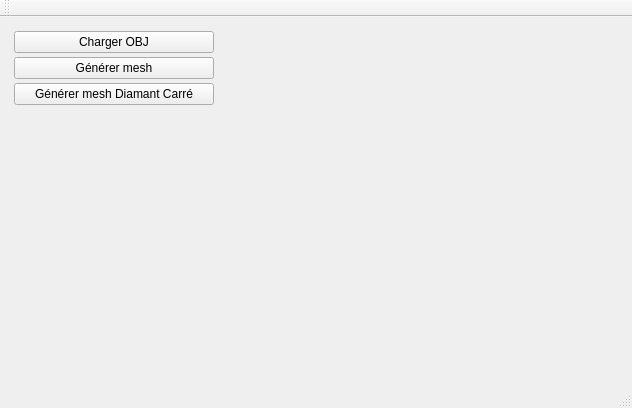
<?xml version="1.0" encoding="UTF-8"?>
<ui version="4.0">
 <class>MainWindow</class>
 <widget class="QMainWindow" name="MainWindow">
  <property name="geometry">
   <rect>
    <x>0</x>
    <y>0</y>
    <width>632</width>
    <height>408</height>
   </rect>
  </property>
  <property name="windowTitle">
   <string>MainWindow</string>
  </property>
  <widget class="QWidget" name="centralWidget">
   <layout class="QHBoxLayout" name="horizontalLayout">
    <item>
     <widget class="QWidget" name="widget_2" native="true">
      <property name="sizePolicy">
       <sizepolicy hsizetype="Maximum" vsizetype="Preferred">
        <horstretch>150</horstretch>
        <verstretch>0</verstretch>
       </sizepolicy>
      </property>
      <property name="minimumSize">
       <size>
        <width>150</width>
        <height>0</height>
       </size>
      </property>
      <layout class="QVBoxLayout" name="verticalLayout">
       <property name="spacing">
        <number>4</number>
       </property>
       <property name="leftMargin">
        <number>3</number>
       </property>
       <property name="topMargin">
        <number>3</number>
       </property>
       <property name="rightMargin">
        <number>3</number>
       </property>
       <property name="bottomMargin">
        <number>3</number>
       </property>
       <item>
        <widget class="QPushButton" name="pushButton_chargement">
         <property name="minimumSize">
          <size>
           <width>200</width>
           <height>0</height>
          </size>
         </property>
         <property name="text">
          <string>Charger OBJ</string>
         </property>
        </widget>
       </item>
       <item>
        <widget class="QPushButton" name="pushButton_generer">
         <property name="text">
          <string>Générer mesh</string>
         </property>
        </widget>
       </item>
       <item>
        <widget class="QPushButton" name="pushButton_DiamantCarre">
         <property name="text">
          <string>Générer mesh Diamant Carré</string>
         </property>
        </widget>
       </item>
       <item>
        <spacer name="verticalSpacer">
         <property name="orientation">
          <enum>Qt::Vertical</enum>
         </property>
         <property name="sizeHint" stdset="0">
          <size>
           <width>20</width>
           <height>40</height>
          </size>
         </property>
        </spacer>
       </item>
      </layout>
     </widget>
    </item>
    <item>
     <widget class="MeshViewerWidget" name="displayWidget" native="true"/>
    </item>
   </layout>
  </widget>
  <widget class="QMenuBar" name="menuBar">
   <property name="geometry">
    <rect>
     <x>0</x>
     <y>0</y>
     <width>632</width>
     <height>22</height>
    </rect>
   </property>
  </widget>
  <widget class="QToolBar" name="mainToolBar">
   <attribute name="toolBarArea">
    <enum>TopToolBarArea</enum>
   </attribute>
   <attribute name="toolBarBreak">
    <bool>false</bool>
   </attribute>
  </widget>
  <widget class="QStatusBar" name="statusBar"/>
 </widget>
 <layoutdefault spacing="6" margin="11"/>
 <customwidgets>
  <customwidget>
   <class>MeshViewerWidget</class>
   <extends>QWidget</extends>
   <header location="global">meshviewerwidget.h</header>
   <container>1</container>
  </customwidget>
 </customwidgets>
 <resources/>
 <connections/>
</ui>
